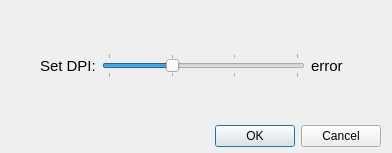
<?xml version="1.0" encoding="UTF-8"?>
<ui version="4.0">
 <class>DpiDialog</class>
 <widget class="QDialog" name="DpiDialog">
  <property name="windowModality">
   <enum>Qt::WindowModal</enum>
  </property>
  <property name="geometry">
   <rect>
    <x>0</x>
    <y>0</y>
    <width>392</width>
    <height>153</height>
   </rect>
  </property>
  <property name="windowTitle">
   <string>Set DPI</string>
  </property>
  <property name="modal">
   <bool>true</bool>
  </property>
  <widget class="QDialogButtonBox" name="buttonBox">
   <property name="geometry">
    <rect>
     <x>40</x>
     <y>120</y>
     <width>341</width>
     <height>32</height>
    </rect>
   </property>
   <property name="orientation">
    <enum>Qt::Horizontal</enum>
   </property>
   <property name="standardButtons">
    <set>QDialogButtonBox::Cancel|QDialogButtonBox::Ok</set>
   </property>
  </widget>
  <widget class="QWidget" name="layoutWidget">
   <property name="geometry">
    <rect>
     <x>40</x>
     <y>40</y>
     <width>331</width>
     <height>52</height>
    </rect>
   </property>
   <layout class="QHBoxLayout" name="horizontalLayout">
    <property name="sizeConstraint">
     <enum>QLayout::SetDefaultConstraint</enum>
    </property>
    <property name="rightMargin">
     <number>0</number>
    </property>
    <item>
     <widget class="QLabel" name="label">
      <property name="font">
       <font>
        <pointsize>11</pointsize>
       </font>
      </property>
      <property name="text">
       <string>Set DPI:</string>
      </property>
      <property name="buddy">
       <cstring>horizontalSlider</cstring>
      </property>
     </widget>
    </item>
    <item>
     <widget class="QSlider" name="horizontalSlider">
      <property name="sizePolicy">
       <sizepolicy hsizetype="Expanding" vsizetype="Fixed">
        <horstretch>0</horstretch>
        <verstretch>0</verstretch>
       </sizepolicy>
      </property>
      <property name="minimum">
       <number>0</number>
      </property>
      <property name="maximum">
       <number>3</number>
      </property>
      <property name="pageStep">
       <number>3</number>
      </property>
      <property name="value">
       <number>1</number>
      </property>
      <property name="sliderPosition">
       <number>1</number>
      </property>
      <property name="orientation">
       <enum>Qt::Horizontal</enum>
      </property>
      <property name="tickPosition">
       <enum>QSlider::TicksBothSides</enum>
      </property>
      <property name="tickInterval">
       <number>1</number>
      </property>
     </widget>
    </item>
    <item>
     <widget class="QLabel" name="dpi_label">
      <property name="sizePolicy">
       <sizepolicy hsizetype="Preferred" vsizetype="Preferred">
        <horstretch>0</horstretch>
        <verstretch>0</verstretch>
       </sizepolicy>
      </property>
      <property name="minimumSize">
       <size>
        <width>60</width>
        <height>30</height>
       </size>
      </property>
      <property name="maximumSize">
       <size>
        <width>60</width>
        <height>48</height>
       </size>
      </property>
      <property name="baseSize">
       <size>
        <width>60</width>
        <height>30</height>
       </size>
      </property>
      <property name="font">
       <font>
        <pointsize>11</pointsize>
       </font>
      </property>
      <property name="text">
       <string>error</string>
      </property>
      <property name="alignment">
       <set>Qt::AlignLeading|Qt::AlignLeft|Qt::AlignVCenter</set>
      </property>
      <property name="margin">
       <number>0</number>
      </property>
      <property name="buddy">
       <cstring>horizontalSlider</cstring>
      </property>
     </widget>
    </item>
   </layout>
  </widget>
 </widget>
 <resources/>
 <connections>
  <connection>
   <sender>buttonBox</sender>
   <signal>accepted()</signal>
   <receiver>DpiDialog</receiver>
   <slot>accept()</slot>
   <hints>
    <hint type="sourcelabel">
     <x>248</x>
     <y>151</y>
    </hint>
    <hint type="destinationlabel">
     <x>157</x>
     <y>152</y>
    </hint>
   </hints>
  </connection>
  <connection>
   <sender>buttonBox</sender>
   <signal>rejected()</signal>
   <receiver>DpiDialog</receiver>
   <slot>reject()</slot>
   <hints>
    <hint type="sourcelabel">
     <x>316</x>
     <y>151</y>
    </hint>
    <hint type="destinationlabel">
     <x>286</x>
     <y>152</y>
    </hint>
   </hints>
  </connection>
 </connections>
</ui>
